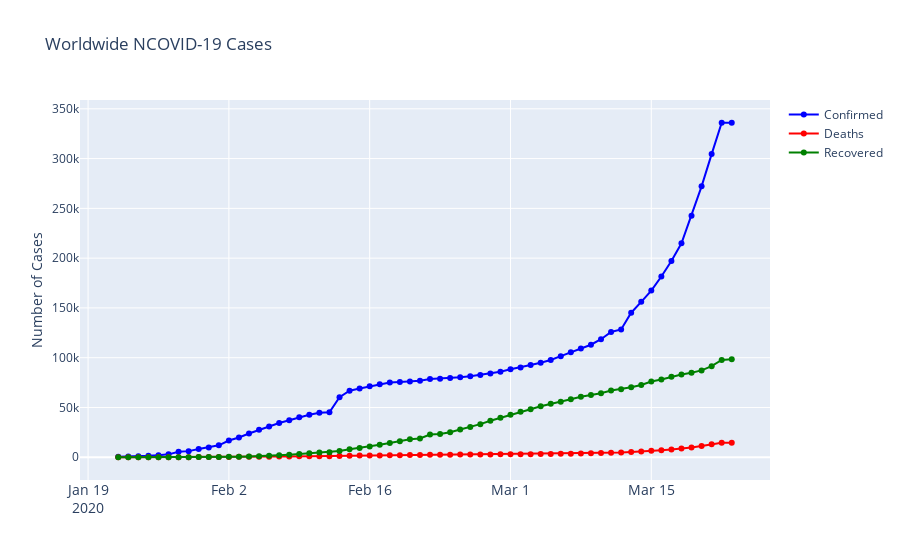

Notebook cell for this chart:
### Code cell
fig = go.Figure()

fig.add_trace(go.Scatter(x=confirmed['Date'], y=confirmed['Confirmed'], mode='lines+markers', name='Confirmed',line=dict(color='blue', width=2)))
fig.add_trace(go.Scatter(x=deaths['Date'], y=deaths['Deaths'], mode='lines+markers', name='Deaths', line=dict(color='Red', width=2)))
fig.add_trace(go.Scatter(x=recovered['Date'], y=recovered['Recovered'], mode='lines+markers', name='Recovered', line=dict(color='Green', width=2)))
fig.update_layout(title='Worldwide NCOVID-19 Cases', xaxis_tickfont_size=14,yaxis=dict(title='Number of Cases'))

fig.show()
